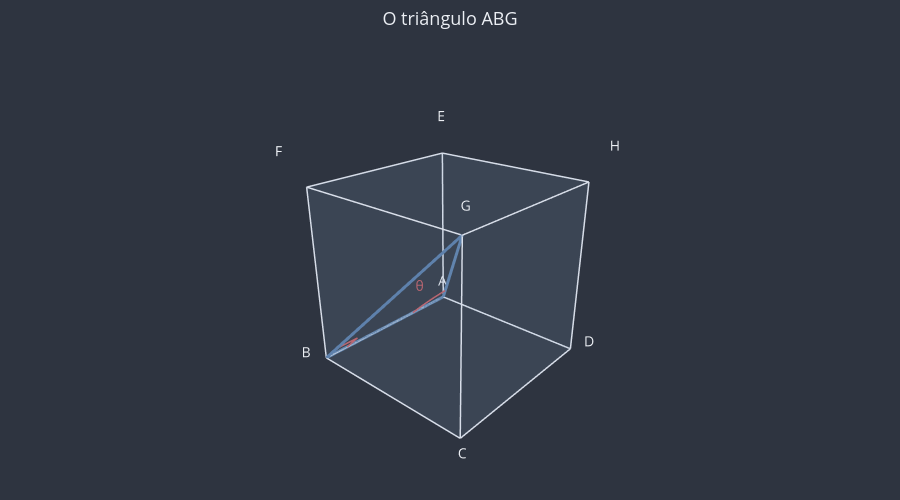

The code cell stored with this chart in its notebook:
### Markdown cell above
**Exercício 8.** Ângulo entre a diagonal $AG$ do cubo e a aresta $AB$, em graus, com 1 casa decimal.

### Code cell
a = 1

# Pitágoras na face BCGF (triângulo BCG, retângulo em C): BG² = a² + a².
bg = math.sqrt(a**2 + a**2)  # a·√2

# Pitágoras no triângulo ABG, retângulo em B: AG² = AB² + BG² = a² + 2a².
ag = math.sqrt(a**2 + bg**2)  # a·√3

# No triângulo retângulo ABG, AB é o cateto adjacente ao ângulo θ em A e AG é a
# hipotenusa: cos(θ) = AB / AG = 1 / √3.
angulo_ex8 = round(math.degrees(math.acos(a / ag)), 1)

print(bg, ag, angulo_ex8)  # 1.414..., 1.732..., 54.7

# Conferência com a função do utils_3d (que usa vetores, assunto do módulo 07).
print(f"Conferência: {u3d.medir_angulo_entre_retas(A, G, A, B):.4f}°")

# O triângulo ABG dentro do cubo, com o ângulo θ em A e o ângulo reto em B.
fig = u3d.criar_figura(titulo="O triângulo ABG")
fig = u3d.desenhar_cubo(fig)
for inicio, fim in [(A, B), (B, G), (G, A)]:
    fig = u3d.desenhar_segmento(fig, inicio, fim, cor=u3d.CORES["reta"], espessura=6)
fig = u3d.desenhar_angulo(fig, A, B, G, rotulo="θ")
fig = u3d.desenhar_angulo_reto(fig, B, A, G)
u3d.mostrar(fig)

### Figure 1 — Plotly figure (JSON) as saved in the notebook; plotly's stock layout.template omitted (floating-point values rounded to 4 significant figures)
{"data": [{"color": "#81A1C1", "hoverinfo": "skip", "i": [0, 0, 4, 4, 0, 0, 1, 1, 2, 2, 3, 3], "j": [1, 2, 5, 6, 1, 5, 2, 6, 3, 7, 0, 4], "k": [2, 3, 6, 7, 5, 4, 6, 5, 7, 6, 4, 7], "lighting": {"ambient": 1, "diffuse": 0, "fresnel": 0, "specular": 0}, "opacity": 0.08, "type": "mesh3d", "x": [0.0, 2.0, 2.0, 0.0, 0.0, 2.0, 2.0, 0.0], "y": [0.0, 0.0, 2.0, 2.0, 0.0, 0.0, 2.0, 2.0], "z": [0.0, 0.0, 0.0, 0.0, 2.0, 2.0, 2.0, 2.0]}, {"hoverinfo": "skip", "line": {"color": "#D8DEE9", "dash": "solid", "width": 3}, "mode": "lines", "type": "scatter3d", "x": [0, 2], "y": [0, 0], "z": [0, 0]}, {"hoverinfo": "skip", "line": {"color": "#D8DEE9", "dash": "solid", "width": 3}, "mode": "lines", "type": "scatter3d", "x": [2, 2], "y": [0, 2], "z": [0, 0]}, {"hoverinfo": "skip", "line": {"color": "#D8DEE9", "dash": "solid", "width": 3}, "mode": "lines", "type": "scatter3d", "x": [2, 0], "y": [2, 2], "z": [0, 0]}, {"hoverinfo": "skip", "line": {"color": "#D8DEE9", "dash": "solid", "width": 3}, "mode": "lines", "type": "scatter3d", "x": [0, 0], "y": [2, 0], "z": [0, 0]}, {"hoverinfo": "skip", "line": {"color": "#D8DEE9", "dash": "solid", "width": 3}, "mode": "lines", "type": "scatter3d", "x": [0, 2], "y": [0, 0], "z": [2, 2]}, {"hoverinfo": "skip", "line": {"color": "#D8DEE9", "dash": "solid", "width": 3}, "mode": "lines", "type": "scatter3d", "x": [2, 2], "y": [0, 2], "z": [2, 2]}, {"hoverinfo": "skip", "line": {"color": "#D8DEE9", "dash": "solid", "width": 3}, "mode": "lines", "type": "scatter3d", "x": [2, 0], "y": [2, 2], "z": [2, 2]}, {"hoverinfo": "skip", "line": {"color": "#D8DEE9", "dash": "solid", "width": 3}, "mode": "lines", "type": "scatter3d", "x": [0, 0], "y": [2, 0], "z": [2, 2]}, {"hoverinfo": "skip", "line": {"color": "#D8DEE9", "dash": "solid", "width": 3}, "mode": "lines", "type": "scatter3d", "x": [0, 0], "y": [0, 0], "z": [0, 2]}, {"hoverinfo": "skip", "line": {"color": "#D8DEE9", "dash": "solid", "width": 3}, "mode": "lines", "type": "scatter3d", "x": [2, 2], "y": [0, 0], "z": [0, 2]}, {"hoverinfo": "skip", "line": {"color": "#D8DEE9", "dash": "solid", "width": 3}, "mode": "lines", "type": "scatter3d", "x": [2, 2], "y": [2, 2], "z": [0, 2]}, {"hoverinfo": "skip", "line": {"color": "#D8DEE9", "dash": "solid", "width": 3}, "mode": "lines", "type": "scatter3d", "x": [0, 0], "y": [2, 2], "z": [0, 2]}, {"hoverinfo": "skip", "mode": "text", "text": ["A"], "textfont": {"color": "#ECEFF4", "size": 14}, "type": "scatter3d", "x": [-0.1732], "y": [-0.1732], "z": [-0.1732]}, {"hoverinfo": "skip", "mode": "text", "text": ["B"], "textfont": {"color": "#ECEFF4", "size": 14}, "type": "scatter3d", "x": [2.173], "y": [-0.1732], "z": [-0.1732]}, {"hoverinfo": "skip", "mode": "text", "text": ["C"], "textfont": {"color": "#ECEFF4", "size": 14}, "type": "scatter3d", "x": [2.173], "y": [2.173], "z": [-0.1732]}, {"hoverinfo": "skip", "mode": "text", "text": ["D"], "textfont": {"color": "#ECEFF4", "size": 14}, "type": "scatter3d", "x": [-0.1732], "y": [2.173], "z": [-0.1732]}, {"hoverinfo": "skip", "mode": "text", "text": ["E"], "textfont": {"color": "#ECEFF4", "size": 14}, "type": "scatter3d", "x": [-0.1732], "y": [-0.1732], "z": [2.173]}, {"hoverinfo": "skip", "mode": "text", "text": ["F"], "textfont": {"color": "#ECEFF4", "size": 14}, "type": "scatter3d", "x": [2.173], "y": [-0.1732], "z": [2.173]}, {"hoverinfo": "skip", "mode": "text", "text": ["G"], "textfont": {"color": "#ECEFF4", "size": 14}, "type": "scatter3d", "x": [2.173], "y": [2.173], "z": [2.173]}, {"hoverinfo": "skip", "mode": "text", "text": ["H"], "textfont": {"color": "#ECEFF4", "size": 14}, "type": "scatter3d", "x": [-0.1732], "y": [2.173], "z": [2.173]}, {"hoverinfo": "skip", "line": {"color": "#5E81AC", "dash": "solid", "width": 6}, "mode": "lines", "type": "scatter3d", "x": [0, 2], "y": [0, 0], "z": [0, 0]}, {"hoverinfo": "skip", "line": {"color": "#5E81AC", "dash": "solid", "width": 6}, "mode": "lines", "type": "scatter3d", "x": [2, 2], "y": [0, 2], "z": [0, 2]}, {"hoverinfo": "skip", "line": {"color": "#5E81AC", "dash": "solid", "width": 6}, "mode": "lines", "type": "scatter3d", "x": [2, 0], "y": [2, 0], "z": [2, 0]}, {"hoverinfo": "skip", "line": {"color": "#BF616A", "width": 3}, "mode": "lines", "type": "scatter3d", "x": [0.6, 0.5997, 0.5987, 0.5971, 0.5948, 0.5919, 0.5883, 0.5841, 0.5793, 0.5738, 0.5677, 0.561, 0.5537, 0.5458, 0.5373, 0.5282, 0.5186, 0.5083, 0.4976, 0.4863, 0.4744, 0.4621, 0.4492, 0.4359, 0.422, 0.4078, 0.3931, 0.3779, 0.3624, 0.3464], "y": [0.0, 0.01397, 0.02793, 0.04186, 0.05574, 0.06956, 0.08331, 0.09697, 0.1105, 0.124, 0.1372, 0.1504, 0.1634, 0.1762, 0.1888, 0.2012, 0.2134, 0.2254, 0.2371, 0.2485, 0.2597, 0.2706, 0.2813, 0.2916, 0.3016, 0.3112, 0.3206, 0.3295, 0.3382, 0.3464], "z": [0.0, 0.01397, 0.02793, 0.04186, 0.05574, 0.06956, 0.08331, 0.09697, 0.1105, 0.124, 0.1372, 0.1504, 0.1634, 0.1762, 0.1888, 0.2012, 0.2134, 0.2254, 0.2371, 0.2485, 0.2597, 0.2706, 0.2813, 0.2916, 0.3016, 0.3112, 0.3206, 0.3295, 0.3382, 0.3464]}, {"hoverinfo": "skip", "mode": "text", "text": ["θ"], "textfont": {"color": "#BF616A", "size": 14}, "type": "scatter3d", "x": [0.746], "y": [0.273], "z": [0.273]}, {"hoverinfo": "skip", "line": {"color": "#BF616A", "width": 3}, "mode": "lines", "type": "scatter3d", "x": [1.7, 1.7, 2.0], "y": [0.0, 0.2121, 0.2121], "z": [0.0, 0.2121, 0.2121]}], "layout": {"font": {"color": "#ECEFF4", "size": 13}, "height": 500, "margin": {"b": 0, "l": 0, "r": 0, "t": 50}, "paper_bgcolor": "#2E3440", "plot_bgcolor": "#2E3440", "scene": {"aspectmode": "data", "bgcolor": "#2E3440", "camera": {"eye": {"x": 1.6, "y": 1.4, "z": 1}}, "xaxis": {"visible": false}, "yaxis": {"visible": false}, "zaxis": {"visible": false}}, "showlegend": false, "title": {"text": "O triângulo ABG", "x": 0.5}}}
